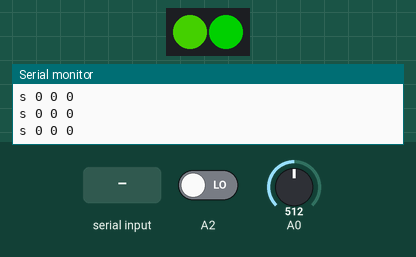
Simulated run of this sketch. Board: Arduino Nano 33 IoT. Shown: 2 RGB LEDs in strip order, left to right, the last lines printed to the serial monitor. The inputs (shaded band) are chosen by the test bench; at power-on: A2 LOW, A0 = 512. Dim RGB values are drawn brighter than linear; nothing arrives over Bluetooth unless stated.

Above: at 1.2 s.
1.3 s: A2 driven HIGH
At 1.67 s:
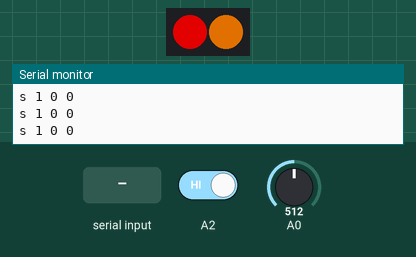
4.3 s: A0 set to 90
5.8 s: "Delano 1+6\n" received over Serial
At 6.8 s:
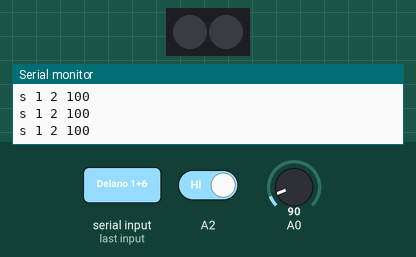
7.3 s: A0 set to 110
At 7.46 s:
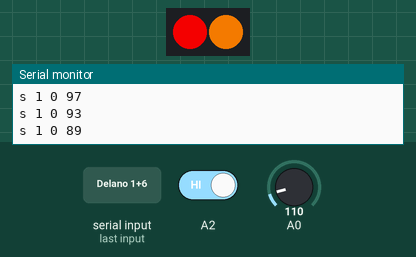
10.3 s: A2 driven LOW
At 10.48 s:
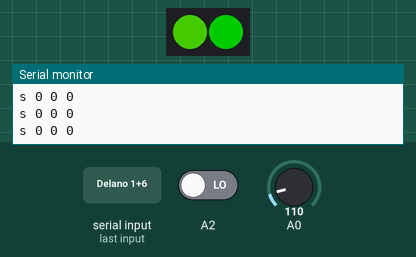
13.3 s: A0 set to 0
At 14.6 s:
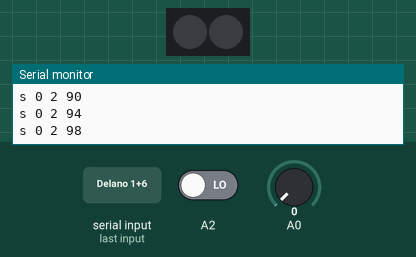
Timing chart, 0 to 15.8 s (numbered marks = the images above; inputs shaded):
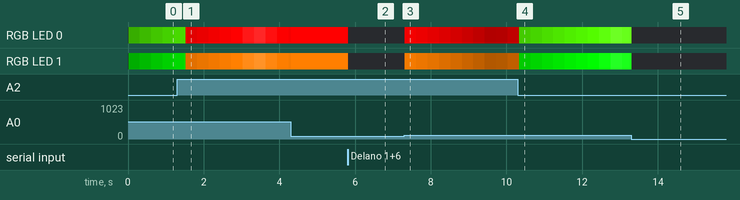

The sketch:

controller.ino
```cpp
// (licence header left out)
/* LIBRARIES */
#include <CmdMessenger.h>
#include <ArduinoBLE.h>
#include <ChainableLED.h>

/* CONSTANTS */

#define NUM_LEDS 2
#define RSSI_LIMIT -90
#define SENSOR_LIMIT 100

// device details
String deviceBaseName = "Ambichair-iot-";
String deviceUniqueName = "1";
String deviceName = deviceBaseName + deviceUniqueName;

// math constants
const float N_CONST = 2;
const float MP_CONST = -65;

/* VARIABLES */

// sensor values
int sensorA0 = 0;

// state variables
// states: 0 -> dorment, 1 -> picked up, 3-> sit on
int state = 0;
int foundNearbyDevices = 0;
int activity = 0;
int volume = 0;
int targetVolume = 0;

// idle fade variables
const int fadeUpperLimit = 600;
const int fadeLowerLimit = 100;
int fadeValue = fadeLowerLimit;
int fadeDelta = 2;

// music samples
int musicSample1 = 512;
int musicSample2 = 512;

// debugging/testing
int forceActivity = 0;

ChainableLED leds(7, 8, NUM_LEDS);
CmdMessenger cmdMessenger = CmdMessenger(Serial, ' ', '\n', '/');

// timing variables
unsigned long lastSensorValuesWrittenMark = 0;
unsigned long sensorSampleInterval = 40;

unsigned long lastBLEscan = 0;
unsigned long BLEscanInterval = 4000;

/* SETUP */
void setup() {
  // listen on serial connection for messages from the PC
  Serial.begin(115200);

  // add newline to every command
  cmdMessenger.printLfCr();
  cmdMessenger.attach(0, OnSetMusicSample);

  // begin Bluetooth LE initialization
  if (!BLE.begin()) {
    Serial.println("starting BLE failed!");

    while (1);
  }

  // start BLE advertising
  BLE.setDeviceName(deviceName.c_str());
  BLE.setLocalName(deviceName.c_str());
  BLE.advertise();

  // setup pins
  pinMode(A0, INPUT);
  pinMode(A2, INPUT);

  // log setup data
  Serial.println("Log: Board setup");
}

/* get distance based on RSSI value*/
float getDistance(int rssi) {
  return pow(10, (MP_CONST - rssi) / (10 * N_CONST));
}

/* determine if the other device is like us */
boolean isOtherDevice(String peripheralName) {
  // for debugging purposes, detect my phone as well
  if (peripheralName == "Delano 1+6") {
    return true;
  }

  // AMB's share a common name, so detect them on this.
  return peripheralName.startsWith(deviceBaseName);
}

/* check peripheral if they are another AMB */
void checkPeripheral(BLEDevice peripheral) {
  // determine a name
  String p_name = peripheral.hasLocalName()
    ? peripheral.localName()
    : peripheral.deviceName();

  // ignore other BLE devices
  if (!isOtherDevice(p_name)) {
    return;
  }

  // get more data
  int p_rssi = peripheral.rssi();
  String p_adress = peripheral.address();

  // limit to a certain signal strength
  if (p_rssi > RSSI_LIMIT) {
    foundNearbyDevices++;
    Serial.print("Log: Device ");
    Serial.print(p_adress + "/" + p_name);
    Serial.print(" signal strength: ");
    Serial.println(p_rssi);
  }
}

/* get the number of nearby devices and their distance */
void getNearbyDevices() {
  // timed interval for checking nearby devices
  unsigned long timeNow = millis();
  if (timeNow > (lastBLEscan + BLEscanInterval)) {
    // reset counter
    foundNearbyDevices = 0;

    // scan for devices
    BLE.scan();
    BLEDevice nextPeripheral = BLE.available();

    // check if there are devices available
    while(nextPeripheral) {
      checkPeripheral(nextPeripheral);
      nextPeripheral = BLE.available();
    }

    // set timing
    lastBLEscan = timeNow;
  }
}

/* MAX/MSP music sample listener */
void OnSetMusicSample() {
  int cmd = cmdMessenger.commandID();
  int value1 = cmdMessenger.readInt16Arg();
  int value2 = cmdMessenger.readInt16Arg();

  switch (cmd) {
    case 0:
      musicSample1 = value1;
      musicSample2 = value2;
      break;
  }
}

/* read sensor values */
void readSensorValues() {
  sensorA0 = analogRead(A0);
  forceActivity = digitalRead(A2);
}

void determineStateAndVolume() {
  // determine activity is high or low
  activity = forceActivity == HIGH
    ? 1
    : foundNearbyDevices > 0 ? 1 : 0;

  // determine next state
  switch (state) {
    // dorment
    case 0:
      // wake up if user is sitting
      if (sensorA0 < SENSOR_LIMIT) {
        state = 2;
        targetVolume = 100;
      }
    break;

    // picked up
    case 1:
    break;

    // sit on
    case 2:
      if (sensorA0 > SENSOR_LIMIT) {
        state = 0;
        targetVolume = 0;
      }
    break;

    default:
    break;
  }

  // move volume to the target volume
  if (targetVolume != volume) {
    volume += targetVolume > volume ? 1 : -1;
  }

  // create a fade loop when not in state 2 (active)
  if (state != 2) {
    fadeValue += fadeDelta;
    fadeValue = constrain(fadeValue, fadeLowerLimit, fadeUpperLimit);

    if (fadeValue == fadeLowerLimit || fadeValue == fadeUpperLimit) {
      fadeDelta = -fadeDelta;
    }
  }

}

/* write sensor values to the serial port, for use in MAX/MSP */
void writeSensorValues() {
  // limit send rate
  unsigned long timeNow = millis();
  if (timeNow > (lastSensorValuesWrittenMark + sensorSampleInterval)) {
    Serial.print("s ");
    Serial.print(activity);
    Serial.print(" ");
    Serial.print(state);
    Serial.print(" ");
    Serial.print(volume);
    Serial.print("\n");

    lastSensorValuesWrittenMark = timeNow;
  }
}

/* calculate a new color for the LED's */
void determineAndSetColors() {
  // active = red/yellow
  // dorment = greenish
  float hue1 = activity > 0 ? 0 : 100.0 / 360.0;
  float hue2 = activity > 0 ? 30.0 / 360.0 : 120.0 / 360.0;

  float saturation = 1.0;

  // brightness is based on state
  // active - based on music samples
  // passive - based on fade loop
  float light1 = state == 2
    ? musicSample1 / 1024.0
    : fadeValue / 1024.0;
  float light2 = state == 2
    ? musicSample2 / 1024.0
    : fadeValue / 1024.0;

  leds.setColorHSB(0, hue1, saturation, light1);
  leds.setColorHSB(1, hue2, saturation, light2);
}

/* main control loop */
void loop() {
  // get nearby AMB's
  getNearbyDevices();

  // determine colors, state and volume based on sensor values
  readSensorValues();
  determineStateAndVolume();
  determineAndSetColors();

  // read serial messages
  cmdMessenger.feedinSerialData();

  // write serial message
  writeSensorValues();
}
```

Measured:
- the behaviour switches between 100 and 101 on A0 (found by bisection; images 2 and 3)
- after the input at 5.8 s, RGB LED 0: RGB(255, 0, 0) → off at once; RGB LED 1: RGB(255, 127, 0) → off at once
